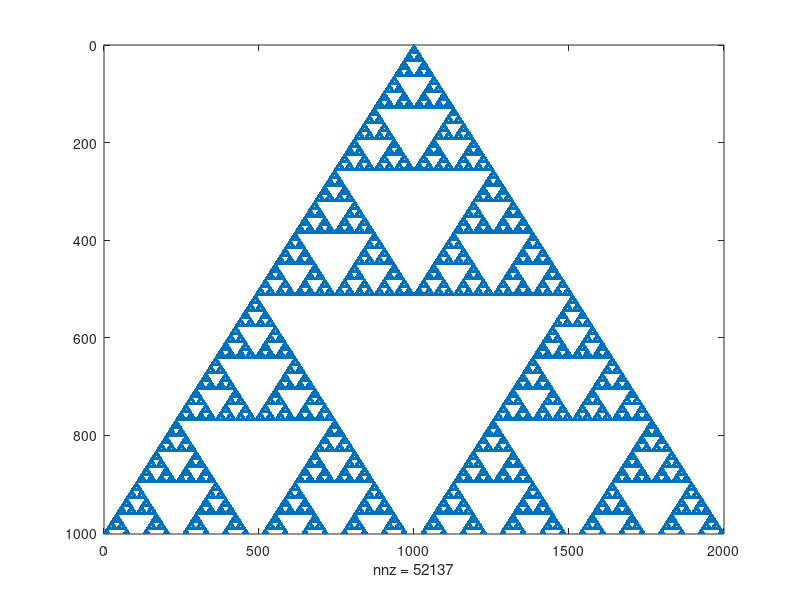

This chart was generated by the following MATLAB code:
a=zeros(1001,2001);
a(1,1001)=1;
for k=2:1000
    for l=2:2000
        if a(k-1,l-1)==0 && a(k-1,l)==0 &&a(k-1,l+1)==1
            a(k,l)=1;
        elseif a(k-1,l-1)==1 && a(k-1,l)==0 && a(k-1,l+1)==0
            a(k,l)=1;
        end
    end
end
spy(a)
